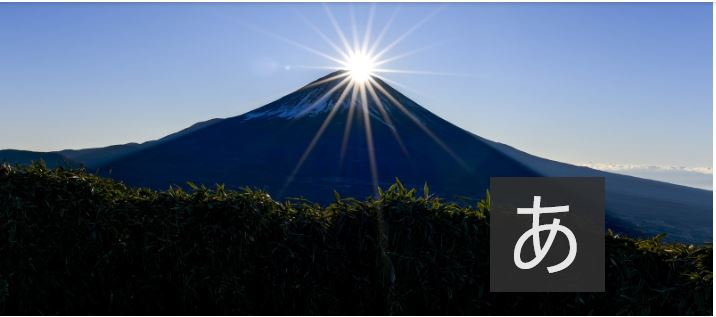
#> input picture 23. pip(external_package)/03. pillow/image.JPG, 716 x 317 px, found by its file name
$ python imageProcessing5.py
#> lines starting #> are read from the running program, lines starting #| are printed output that depends on the picture
## Sepia tone.

from PIL import Image, ImageOps

#! Exception processing is performed assuming
#! that the image file cannot be opened.

try:
    img1 = Image.open("image.jpg", "r")
#> img1 is the input picture: PIL image 716x317 RGB; mean R, G, B 77.1, 91.6, 112.5
    bw_img = img1.convert("L")
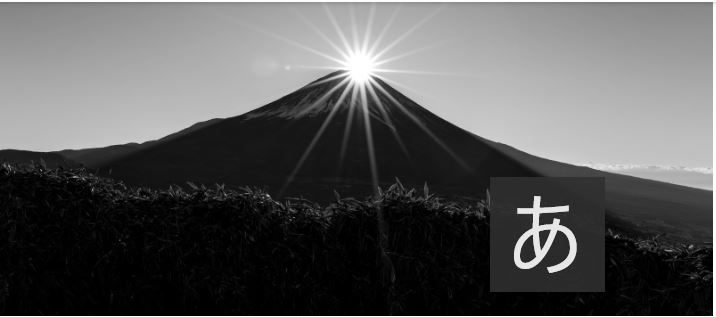
#> bw_img: PIL image 716x317 L; min 0, max 255, mean 89.6
    #! colorize requires a grayscale image in advance.
    #! An exception will be raised if you colorize the image in color.
    img2 = ImageOps.colorize(bw_img,
                             black = (0, 0, 0),
                             white = (255, 200, 150))
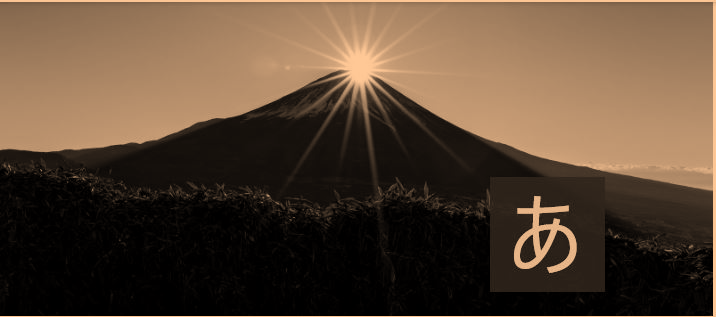
#> img2: PIL image 716x317 RGB; mean R, G, B 89.6, 69.8, 52.2
    img2.save("image_sepiatone.jpg", "JPEG")
    print("saved...")
except IOError as error:
    print(error)
